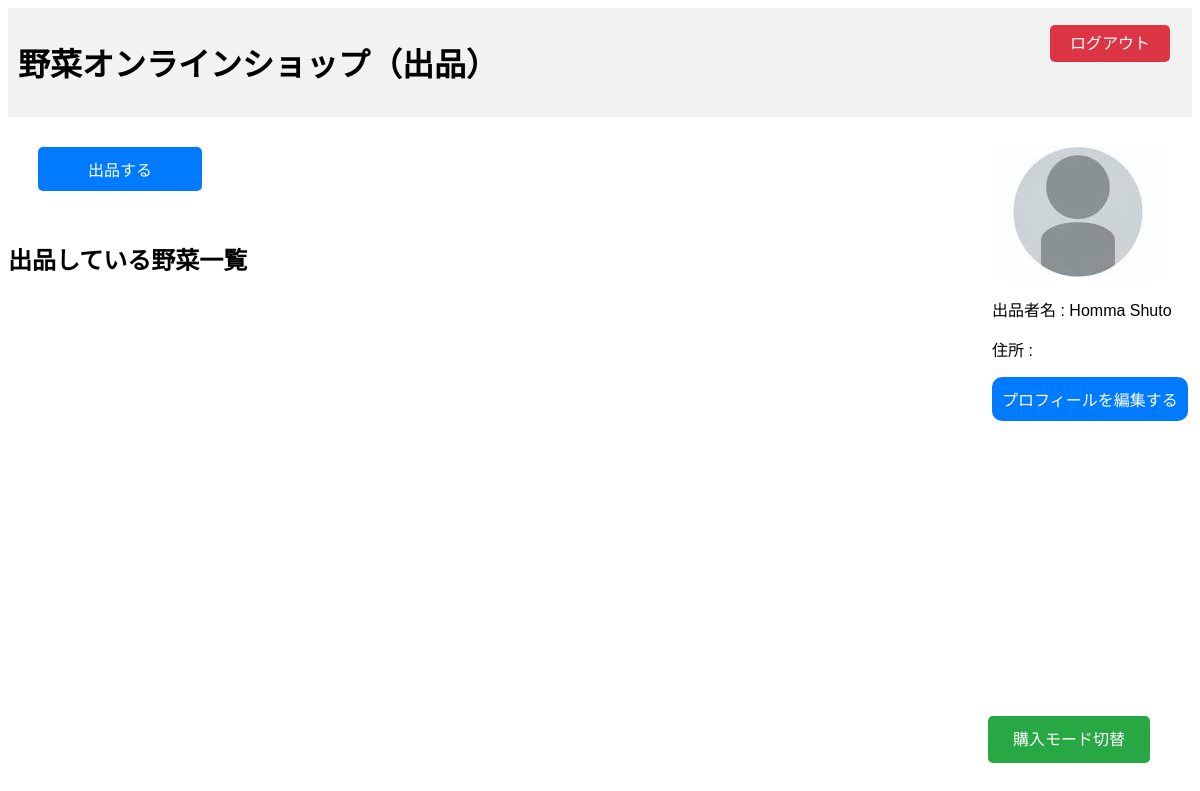
The page /seller/home/ (signed in) on the database as committed earlier.
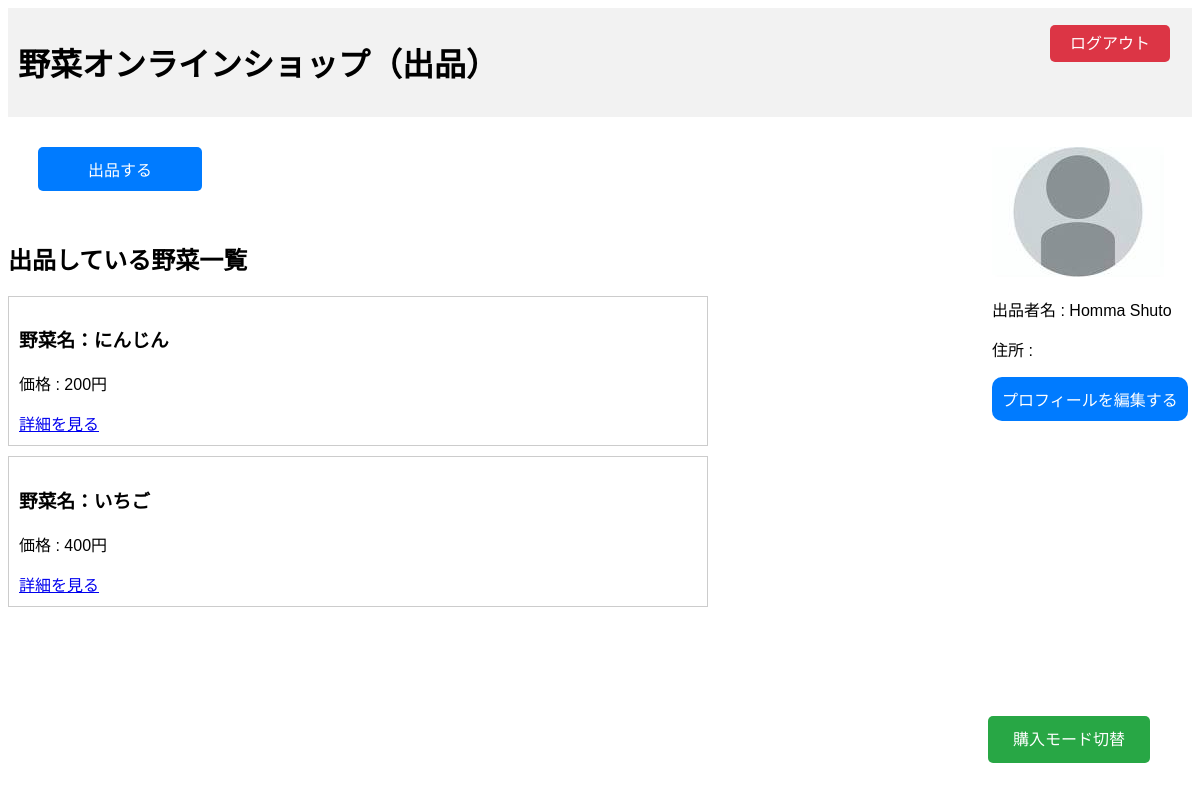
The same page on the database as committed later.
### seller/models.py (models this page shows, shortened)
class Vegetable(models.Model):
    seller = models.ForeignKey(Seller, on_delete=models.CASCADE, related_name='vegetable')      # 出品者
    item_name = models.CharField(max_length=100)                                                # 品目名
    item_type = models.CharField(max_length=100, default='---')                                 # 品種名
    price = models.DecimalField(max_digits=100, decimal_places=2, default=0)                    # 単価
    content_quantity = models.PositiveIntegerField(default=1)                                   # まとまりの内容個数
    content_price = models.DecimalField(max_digits=100, decimal_places=2, default=0)            # まとまりの価格
    total_quantity = models.PositiveIntegerField(default=0)                                     # まとまりの総数

### seller/views.py (the view)
# urls.py: path("home/", SellerHomeView.as_view(), name="home"),
class SellerHomeView(LoginRequiredMixin, View):
    login_url = '/accounts/login/'  # ログインしていない場合のリダイレクト先URL
    def get(self, request):
        user = request.user.id
        try:
            seller = Seller.objects.get(user_id=user)
            vegetables = Vegetable.objects.filter(seller_id=seller.id)
            form = UserProfileForm()
            return render(request, 'seller/home.html', {'vegetables': vegetables, 'form': form})
        except Seller.DoesNotExist:
            return render(request, 'seller/seller_not_found.html')

### seller/templates/seller/home.html (shortened to what this page needs)
{% load static %}
<!DOCTYPE html>
<html>
<head>
    <link rel="stylesheet" type="text/css" href="{% static 'seller/css/home.css' %}">
</head>
<body>
    <div class="wrap">
        <div class="header">
            <h1>野菜オンラインショップ（出品）</h1>
        </div>
        <div class="logout-container">
            <a href="{% url 'accounts:logout' %}" class="logout-btn">ログアウト</a>
        </div>
        <div class="personal-info">
            {% if user.profile_picture %}
            <img src="{{ user.profile_picture.url }}" alt="プロフィール画像">
            {% else %}
            <img src="{% static 'images/NoFace.jpg' %}" alt="プロフィール画像">
            {% endif %}
            <p>出品者名 : {{ user.last_name }} {{ user.first_name }}</p>
            <p>住所 : {{ seller.address}}</p>
            <a href="{% url 'accounts:edit_profile' %}" class="edit-profile-btn">プロフィールを編集する</a>
        </div>
        <a href="{% url 'seller:create_item' %}" class="submit-button">出品する</a>
        <h2>出品している野菜一覧</h2>
        <div class="product-list">
            {% for vegetable in vegetables %}
            <div class="product">
                <h3>野菜名：{{ vegetable.item_name }}</h3>
                <p>価格 : {{ vegetable.content_price|floatformat:"0" }}円</p>
                <a href="{% url 'seller:product_detail' vegetable_id=vegetable.id %}">詳細を見る</a>
            </div>
            {% endfor %}
        </div>
        <div class="toggle-mode-container">
            <a href="{% url 'buyer:home' %}" class="toggle-mode-btn">購入モード切替</a>
        </div>
</body>
</html>

Rows that differ between the two databases and show on the page:
added Vegetable: item_name "にんじん", content_price "200"
added Vegetable: item_name "いちご", content_price "400"
